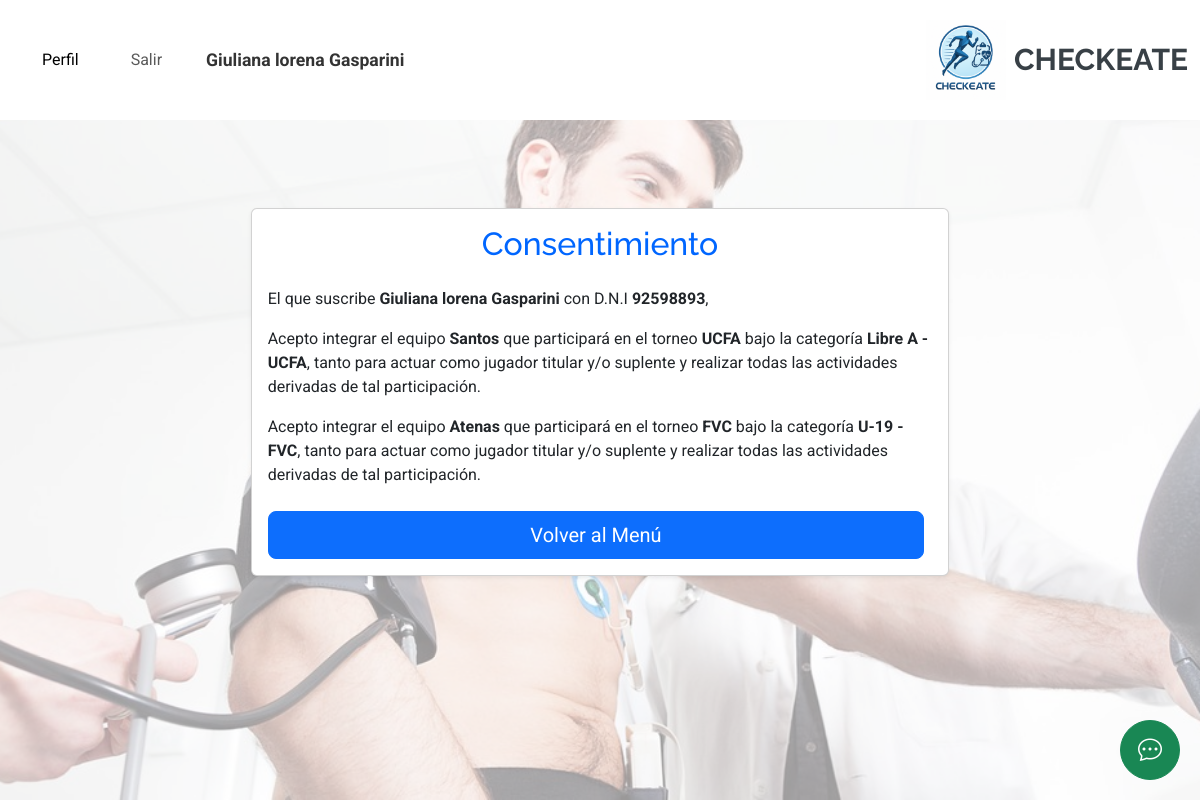
The page /registro-medico/actualizar_consentimiento/18/ (signed in) on the database its author committed.
### account/models.py (models this page shows, shortened)
class Profile(models.Model):
    user = models.ForeignKey(settings.AUTH_USER_MODEL, on_delete=models.CASCADE)  # Permitir múltiples perfiles para un usuario
    nombre = models.CharField(max_length=30, blank=True, null=True)
    apellido = models.CharField(max_length=30, blank=True, null=True)
    dni = models.CharField(max_length=15, blank=True, null=True)
    fecha_nacimiento = models.DateField(blank=True, null=True)
    email = models.EmailField(max_length=254)  # Eliminar unique=True para permitir múltiples perfiles con el mismo email
    rol = models.CharField(
        max_length=20,
        choices=[
            ('jugador', 'Jugador'),
            ('medico', 'Médico'),
            ('representante', 'Representante'),
            ('colegio' , 'Colegio'),
            ('estudiante', 'Estudiante'),
        ],
        default='jugador'
    )
    class Meta:
        unique_together = ('user', 'rol')  # Garantiza que un usuario solo tenga un perfil por rol

### persona/models.py (models this page shows, shortened)
class JugadorCategoriaEquipo(models.Model):
    jugador = models.ForeignKey(Jugador, on_delete=models.CASCADE)
    categoria_equipo = models.ForeignKey(CategoriaEquipo, on_delete=models.CASCADE, related_name='jugadores')
    class Meta:
        db_table = 'jugador_categoria_equipo'

class CategoriaEquipo(models.Model):
    categoria = models.ForeignKey(Categoria, on_delete=models.CASCADE, related_name='categoria_equipos')
    equipo = models.ForeignKey(Equipo, on_delete=models.CASCADE, related_name='categoria_equipos')
    class Meta:
        db_table = 'categoria_equipo'
        unique_together = ('categoria', 'equipo')

class Equipo(models.Model):
    nombre = models.CharField(max_length=45)
    class Meta:
        db_table = 'equipo'

class Categoria(models.Model):
    nombre = models.CharField(max_length=45)
    torneo = models.ForeignKey(Torneo, on_delete=models.CASCADE, related_name='categorias')
    class Meta:
        db_table = 'categorias'
    def __str__(self):
        return f"{self.nombre} - {self.torneo}"

class Torneo(models.Model):
    nombre = models.CharField(max_length=100, verbose_name='Nombre')
    descripcion = models.TextField(verbose_name='Descripción', null=True, blank=True)
    direccion = models.CharField(max_length=255, verbose_name='Dirección', null=True, blank=True)
    telefono = models.CharField(max_length=15, verbose_name='Teléfono', null=True, blank=True)
    imagen = models.ImageField(upload_to='imagenes/', null=True, blank=True, verbose_name='Imagen')
    def __str__(self):
        return self.nombre

### RegistroMedico/views.py (the view, shortened to what this page needs)
# urls.py: path('actualizar_consentimiento/<int:pk>/', ActualizarConsentimientoView.as_view(), name='consentimiento'),
class ActualizarConsentimientoView(UpdateView):
    model = RegistroMedico
    fields = ['consentimiento_persona']
    template_name = 'registro_medico/consentimiento.html'
    success_url = reverse_lazy('menu_jugador')
    def get_context_data(self, **kwargs):
        context = super().get_context_data(**kwargs)
        profile = Profile.objects.get(user=self.request.user, rol='jugador')
        context['profile'] = profile  # Pasar el perfil al contexto
        ficha_medica = self.get_object()  # Obtiene la instancia actual de RegistroMedico
        context['ficha_medica'] = ficha_medica  # Pasar la ficha médica al contexto
        jugador = ficha_medica.jugador  # Aquí asumimos que hay una relación de OneToOne o ForeignKey en RegistroMedico
        context['jugador_info'] = jugador  # Pasar información del jugador al contexto
        if jugador:
            categorias = JugadorCategoriaEquipo.objects.filter(jugador=jugador)
            context['categorias_equipo'] = categorias  # Pasar las categorías al contexto
        print(f"Ficha médica pk: {ficha_medica.pk}")
        return context

### RegistroMedico/templates/registro_medico/consentimiento.html (shortened to what this page needs)
{% extends 'core/base.html' %}
{% load static %}
{% block content %}
<div class="container mt-5" style="padding: 40px;">
    <div class="row justify-content-center">
        <div class="col-md-8">
            <div class="card shadow-sm">
                <div class="card-body">
                    <h3 class="text-center mb-4">Consentimiento</h3>
                    <p class="text-justify">El que suscribe <strong class="font-size-lg">{{ profile.nombre }} {{ profile.apellido }}</strong> con D.N.I <strong class="font-size-lg">{{ profile.dni }}</strong>,</p>
                    {% for categoria_equipo in categorias_equipo %}
                        <p class="text-justify">
                            Acepto integrar el equipo <strong class="font-size-lg">{{ categoria_equipo.categoria_equipo.equipo.nombre }}</strong> que participará en el torneo <strong class="font-size-lg">{{ categoria_equipo.categoria_equipo.categoria.torneo }}</strong> bajo la categoría <strong class="font-size-lg">{{ categoria_equipo.categoria_equipo.categoria }}</strong>, tanto para actuar como jugador titular y/o suplente y realizar todas las actividades derivadas de tal participación.
                        </p>
                    {% empty %}
                        <p class="text-justify">No hay categorías de equipo disponibles.</p>
                    {% endfor %}
                    <div class="form-group text-center d-flex flex-column flex-md-row justify-content-center mt-4">
                        {% if ficha_medica.consentimiento_persona %}
                            <a href="{% url 'menu_jugador' %}" class="btn btn-primary btn-lg mb-2 mb-md-0 me-md-2 w-100 w-md-auto">Volver al Menú</a>
                        {% else %}
                            <a href="{% url 'menu_jugador' %}" class="btn btn-danger btn-lg mb-2 mb-md-0 me-md-2 w-100 w-md-auto">Cancelar</a>
                            <button type="button" class="btn btn-success btn-lg w-100 w-md-auto" data-bs-toggle="modal" data-bs-target="#confirmModal">Aceptar</button>
                        {% endif %}
                    </div>
                </div>
            </div>
        </div>
    </div>
</div>
{% endblock %}

### core/templates/core/base.html (shortened to what this page needs)
<!DOCTYPE html>
<html lang="en">
<head>
    {% load static %}
    <link rel="stylesheet" href="https://cdnjs.cloudflare.com/ajax/libs/font-awesome/5.15.4/css/all.min.css">
    <link href="https://cdn.jsdelivr.net/npm/bootstrap@5.3.0-alpha1/dist/css/bootstrap.min.css" rel="stylesheet">
    <link href="{% static 'core/vendor/bootstrap/css/bootstrap.min.css' %}" rel="stylesheet">
    <link href="{% static 'core/vendor/bootstrap-icons/bootstrap-icons.css' %}" rel="stylesheet">
    <link href="{% static 'core/vendor/aos/aos.css' %}" rel="stylesheet">
    <link href="{% static 'core/vendor/glightbox/css/glightbox.min.css' %}" rel="stylesheet">
    <link href="{% static 'core/vendor/swiper/swiper-bundle.min.css' %}" rel="stylesheet">
    <link href="{% static 'core/css/main.css' %}" rel="stylesheet">
</head>
<body class="index-page">
  {% if request.path != '/account/login/' and request.path != '/account/register/' and request.path != '/account/register_alumnos/' %}
    <header id="header" class="header d-flex align-items-center sticky-top">
        <div class="container-fluid position-relative d-flex align-items-center justify-content-between">
                <a href="{% url 'home' %}" class="logo d-flex align-items-center me-auto me-xl-0">
                    <img src="{% static 'core/img/milogo3.png' %}" alt="Logo"  >
                    <h1 class="sitename" >CHECKEATE</h1>
                </a>
                <nav id="navmenu" class="navbar navbar-expand-lg navbar-light bg-white">
                    <div class="container-fluid">
                        <div class="collapse navbar-collapse" id="navbarNav">
                            <ul class="navbar-nav ms-auto align-items-center">
                                {% if request.path != '/account/login/' %}
                                    {% if user.is_authenticated %}
                                        <li class="nav-item me-3">
                                            <a href="{% url 'perfil' %}" class="nav-link active">Perfil</a>
                                        </li>
                                        <li class="nav-item me-3">
                                            <button type="button" class="btn btn-link nav-link" data-bs-toggle="modal" data-bs-target="#logoutModal">
                                                Salir
                                            </button>
                                        </li>
                                        <li class="nav-item">
                                            <span class="navbar-text fw-bold">
                                                {{ profile.nombre }} {{ profile.apellido }}
                                            </span>
                                        </li>
                                        {% if profile.rol == 'jugador' %}
                                            <li class="nav-item me-3">
                                                <a href="{% url 'menu_jugador' %}" class="nav-link"></a>
                                            </li>
                                        {% endif %}
                                    {% else %}
                                        <li class="nav-item me-3">
                                            <a href="{% url 'login' %}" class="nav-link">Iniciar Sesión</a>
                                        </li>
                                    {% endif %}
                                {% endif %}
                            </ul>
                        </div>
                    </div>
                </nav>
        </div>
    </header>
    {% endif %}
    {% block content %}{% endblock %}
<div id="chatbot-boton" onclick="abrirChat()" class="btn btn-success rounded-circle d-flex justify-content-center align-items-center" style="position: fixed; bottom: 20px; right: 20px; width: 60px; height: 60px; z-index: 1050;">
    <i class="bi bi-chat-dots" style="font-size: 1.5rem;"></i>
  </div>
  <link rel="stylesheet" href="https://cdn.jsdelivr.net/npm/bootstrap-icons@1.10.5/font/bootstrap-icons.css">
</body>
</html>

### core/static/core/css/main.css (style rules this page uses)
:root { --default-font: "Roboto", system-ui, -apple-system, "Segoe UI", Roboto, "Helvetica Neue", Arial, "Noto Sans", "Liberation Sans", sans-serif, "Apple Color Emoji", "Segoe UI Emoji", "Segoe UI Symbol", "Noto Color Emoji"; --heading-font: "Raleway", sans-serif; --nav-font: "Poppins", sans-serif; }
:root { --background-color: #ffffff; --default-color: #444444; --heading-color: #384046; --accent-color: #3498db; --surface-color: #ffffff; --contrast-color: #ffffff; }
:root { --nav-color: #444444; --nav-hover-color: #3498db; --nav-mobile-background-color: #ffffff; --nav-dropdown-background-color: #ffffff; --nav-dropdown-color: #444444; --nav-dropdown-hover-color: #3498db; }
:root { scroll-behavior: smooth; }
body { color: var(--default-color); background-color: var(--background-color); font-family: var(--default-font); }
a { color: var(--accent-color); text-decoration: none; transition: 0.3s; }
h1, h2, h3, h4, h5, h6 { color: var(--heading-color); font-family: var(--heading-font); }
.header { color: var(--default-color); background-color: var(--background-color); padding: 20px 0; transition: all 0.5s; z-index: 997; }
.header .logo { line-height: 1; }
.header .logo img { max-height: 80px; margin-right: 8px; }
.header .logo h1 { font-size: 30px; margin: 0; font-weight: 700; color: var(--heading-color); }
@media (max-width: 1200px) { .header .logo { order: 1; } }
.navbar-nav .nav-link { transition: none; }
#navmenu { background-color: #f8f9fa; }
#navmenu .navbar-text { color: #333; font-size: 1.1rem; }
#navmenu .nav-item { padding: 0 10px; }

### rows shown on the page
Profile: nombre "Giuliana lorena", apellido "Gasparini", dni "92598893"
JugadorCategoriaEquipo: categoria_equipo.equipo.nombre "Santos", categoria_equipo.categoria.torneo "UCFA", categoria_equipo.categoria "Libre A - UCFA"
JugadorCategoriaEquipo: categoria_equipo.equipo.nombre "Atenas", categoria_equipo.categoria.torneo "FVC", categoria_equipo.categoria "U-19 - FVC"
